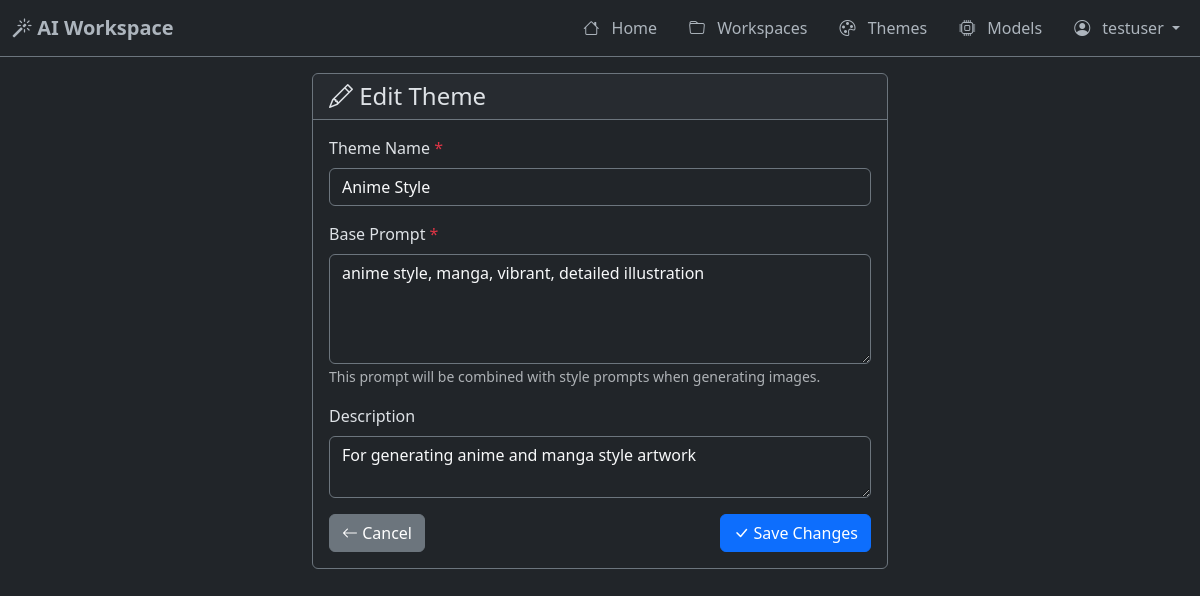
Page /themes/3/edit (signed in) on the committed database.
### models.py (models this page shows, shortened)
class User(UserMixin, db.Model):
    __tablename__ = 'users'
    id = db.Column(db.Integer, primary_key=True)
    username = db.Column(db.String(80), unique=True, nullable=False)
    email = db.Column(db.String(120), unique=True, nullable=False)
    password_hash = db.Column(db.String(255), nullable=False)
    created_at = db.Column(db.DateTime, default=datetime.utcnow)
    is_active = db.Column(db.Boolean, default=True)
    is_superuser = db.Column(db.Boolean, default=False)  # Superuser can manage models
    workspaces = db.relationship('Workspace', backref='owner', lazy=True, cascade='all, delete-orphan')

class Theme(db.Model):
    __tablename__ = 'themes'
    id = db.Column(db.Integer, primary_key=True)
    name = db.Column(db.String(100), nullable=False)
    base_prompt = db.Column(db.Text, nullable=False)
    description = db.Column(db.Text, nullable=True)
    created_at = db.Column(db.DateTime, default=datetime.utcnow)

### app.py (the view, shortened to what this page needs)
@app.route('/themes/<int:theme_id>/edit', methods=['GET', 'POST'])
@login_required
def edit_theme(theme_id):
    theme = Theme.query.get_or_404(theme_id)
    return render_template('themes/edit.html', theme=theme)

### app.py (called while the page is built)
@login_manager.user_loader
def load_user(user_id):
    return User.query.get(int(user_id))

@app.context_processor
def inject_now():
    return {'now': datetime.utcnow()}

### templates/themes/edit.html (shortened to what this page needs)
{% extends "base.html" %}
{% block content %}
<div class="container-fluid">
    <div class="row justify-content-center">
        <div class="col-md-8 col-lg-6">
            <div class="card bg-dark border-secondary">
                <div class="card-header border-secondary">
                    <h4 class="mb-0"><i class="bi bi-pencil"></i> Edit Theme</h4>
                </div>
                <div class="card-body">
                    <form method="POST">
                        <div class="mb-3">
                            <label for="name" class="form-label">Theme Name <span class="text-danger">*</span></label>
                            <input type="text" class="form-control bg-dark text-light border-secondary" id="name" name="name" value="{{ theme.name }}" required autofocus>
                        </div>
                        <div class="mb-3">
                            <label for="base_prompt" class="form-label">Base Prompt <span class="text-danger">*</span></label>
                            <textarea class="form-control bg-dark text-light border-secondary" id="base_prompt" name="base_prompt" rows="4" required>{{ theme.base_prompt }}</textarea>
                            <small class="text-muted">This prompt will be combined with style prompts when generating images.</small>
                        </div>
                        <div class="mb-3">
                            <label for="description" class="form-label">Description</label>
                            <textarea class="form-control bg-dark text-light border-secondary" id="description" name="description" rows="2">{{ theme.description }}</textarea>
                        </div>
                        <div class="d-flex justify-content-between">
                            <a href="{{ url_for('list_themes') }}" class="btn btn-secondary">
                                <i class="bi bi-arrow-left"></i> Cancel
                            </a>
                            <button type="submit" class="btn btn-primary">
                                <i class="bi bi-check-lg"></i> Save Changes
                            </button>
                        </div>
                    </form>
                </div>
            </div>
        </div>
    </div>
</div>
{% endblock %}

### templates/base.html (shortened to what this page needs)
<!DOCTYPE html>
<html lang="en" data-bs-theme="dark">
<head>
    <link href="https://cdn.jsdelivr.net/npm/bootstrap@5.3.3/dist/css/bootstrap.min.css" rel="stylesheet">
    <link href="https://cdn.jsdelivr.net/npm/bootstrap-icons@1.11.3/font/bootstrap-icons.css" rel="stylesheet">
    <link rel="stylesheet" href="{{ url_for('static', filename='css/custom.css') }}">
</head>
<body class="bg-dark text-light">
    <nav class="navbar navbar-expand-lg navbar-dark bg-dark border-bottom border-secondary">
        <div class="container-fluid">
            <a class="navbar-brand" href="{{ url_for('index') }}">
                <i class="bi bi-magic"></i> AI Workspace
            </a>
            <div class="collapse navbar-collapse" id="navbarNav">
                <ul class="navbar-nav ms-auto">
                    <li class="nav-item">
                        <a class="nav-link" href="{{ url_for('index') }}">
                            <i class="bi bi-house"></i> Home
                        </a>
                    </li>
                    {% if current_user.is_authenticated %}
                    <li class="nav-item">
                        <a class="nav-link" href="{{ url_for('list_workspaces') }}">
                            <i class="bi bi-folder"></i> Workspaces
                        </a>
                    </li>
                    <li class="nav-item">
                        <a class="nav-link" href="{{ url_for('list_themes') }}">
                            <i class="bi bi-palette"></i> Themes
                        </a>
                    </li>
                    {% if current_user.is_superuser %}
                    <li class="nav-item">
                        <a class="nav-link" href="{{ url_for('list_models') }}">
                            <i class="bi bi-cpu"></i> Models
                        </a>
                    </li>
                    {% endif %}
                    <li class="nav-item dropdown">
                        <a class="nav-link dropdown-toggle" href="#" role="button" data-bs-toggle="dropdown">
                            <i class="bi bi-person-circle"></i> {{ current_user.username }}
                        </a>
                    </li>
                    {% endif %}
                </ul>
            </div>
        </div>
    </nav>
    <main class="main-content">
        {% block content %}{% endblock %}
    </main>
</body>
</html>

### static/css/custom.css (style rules this page uses)
.navbar { background: #1a1a1a; border-bottom: 1px solid #333; }
.navbar-brand { color: #adb5bd; font-weight: 600; }
.navbar-nav { gap: 1rem; }
.nav-item { margin-bottom: 0; }
.nav-link { color: #adb5bd; padding: 0.5rem 1rem; border-radius: 0.25rem; transition: all 0.2s; }
.nav-link i { margin-right: 0.5rem; }
.main-content { min-height: calc(100vh - 56px); padding: 0; }

### rows in the picture
User: username "testuser"
Theme: name "Anime Style", base_prompt "anime style, manga, vibrant, detailed illustration", description "For generating anime and manga style artwork"
